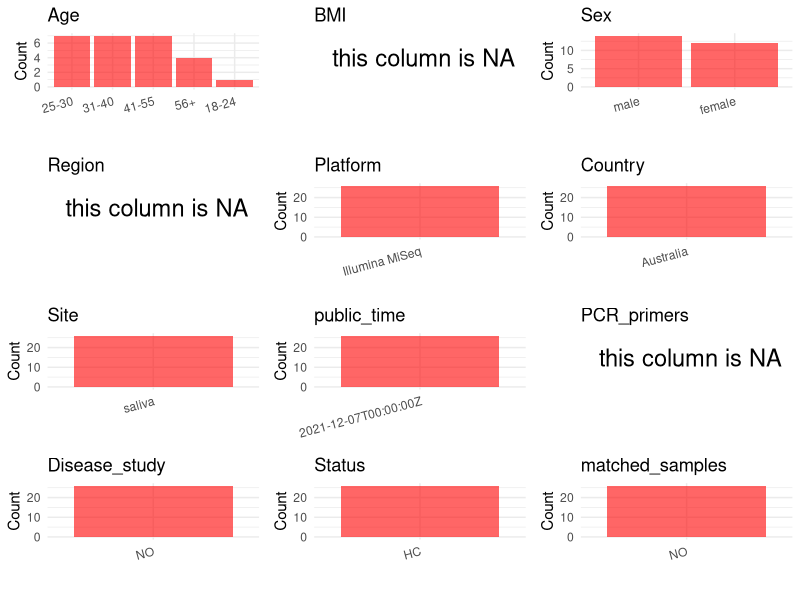

Write the R code that produced this figure. (Note: this script raises an error after producing the figure.)
## ---- chunk 1
# Load necessary libraries
library(dplyr)
library(stringr)
library(ggplot2)
library(cowplot)

# Set working directory (update this path to your local directory)
setwd("/home/dongbiao/word_embedding_microbiome/all_data/oral/global-oral-microbiome/data/projects/PRJNA786805")

# Read the initial metadata files
initial_meta <- read.csv("SraRunTable.csv", header = T)

# Display the first few rows of the metadata
head(initial_meta)
## ---- chunk 2
# Create a uniform metadata dataframe
metadata <- data.frame(
  BioProject = initial_meta$BioProject,
  Run = initial_meta$Run,
  sample_name = initial_meta$Sample.Name,
  Age = initial_meta$Host_Age,
  Sex = initial_meta$host_sex,
  BMI = NA,  
  Region = NA,
  Platform = initial_meta$Instrument,
  Country = initial_meta$geo_loc_name_country,
  Site = "saliva",
  public_time = initial_meta$ReleaseDate,
  stringsAsFactors = FALSE
)

## ---- chunk 3
# Add information obtained from the publication
metadata$PCR_primers <- NA
metadata$title <- "The salivary microbiome shows a high prevalence of core bacterial members yet variability across human populations"
metadata$Disease_study <- "NO"

metadata$Status <- "HC"

# Check initial data distribution
cat("Initial sample distribution:\n")
table(metadata$sample_name)
table(metadata$Site)

# Calculate sampling frequency per subject
sample_counts <- table(metadata$sample_name)
cat("\nNumber of samples per subject:\n")
print(sample_counts)

# Create matched_samples column
metadata$matched_samples <- "NO"
## ---- chunk 4
# Check the number of unique runs and sample names
print(paste("Number of unique runs:", length(unique(metadata$Run))))
print(paste("Number of unique sample names:", length(unique(metadata$sample_name))))
## ---- chunk 5
# Select columns for visualization
plot_data <- metadata %>%
  select(-BioProject, -Run, -sample_name, -title)

# Function to create simple plots for each column
create_simple_plots <- function(data) {
  plots <- list()
  
  for (col in colnames(data)) {
    # Check if the column is all NA
    if (all(is.na(data[[col]]))) {
      # Create an empty plot with text indicating all NA
      p <- ggplot() +
        annotate("text", x = 0.5, y = 0.5, label = "this column is NA", size = 6) +
        labs(title = col) +
        theme_void()
    } else if (is.numeric(data[[col]])) {
      # Numeric variable: histogram
      p <- ggplot(data, aes(x = .data[[col]])) +
        geom_histogram(fill = "blue", alpha = 0.6, bins = 20, na.rm = TRUE) +
        labs(title = col) +
        theme_minimal()
    } else {
      # Categorical variable: bar plot (remove NA values)
      count_data <- as.data.frame(table(data[[col]], useNA = "ifany"))
      p <- ggplot(count_data, aes(x = reorder(Var1, -Freq), y = Freq)) +
        geom_col(fill = "red", alpha = 0.6) +
        labs(title = col, x = NULL, y = "Count") +
        theme_minimal() +
        theme(axis.text.x = element_text(angle = 15, hjust = 1))
    }
    plots[[col]] <- p
  }
  
  return(plots)
}

# Generate and arrange plots
plots <- create_simple_plots(plot_data)
p<-plot_grid(plots$Age, 
          plots$BMI, 
          plots$Sex, 
          plots$Region, 
          plots$Platform, 
          plots$Country, 
          plots$Site,
          plots$public_time, 
          plots$PCR_primers,
          plots$Disease_study,
          plots$Status,
          plots$matched_samples,# add 
          ncol = 3, align = "hv", axis = "lb")
ggsave("Metadata_Summary.png", plot = p, width = 8, height = 6, dpi = 150)
## ---- chunk 6
knitr::include_graphics("Metadata_Summary.png")
## ---- chunk 7
# Reorder columns to match the desired format
metadata <- metadata[, c(
  "BioProject", "Run", "sample_name", "Age", "BMI", "Sex", 
  "Region", "Platform", "Country", "Site", "public_time", 
  "PCR_primers", "title", "Disease_study", "Status", "matched_samples"
)]

# Export the uniform metadata to a CSV file
write.csv(metadata, file = "metadata.csv", quote = TRUE)
head(metadata)
